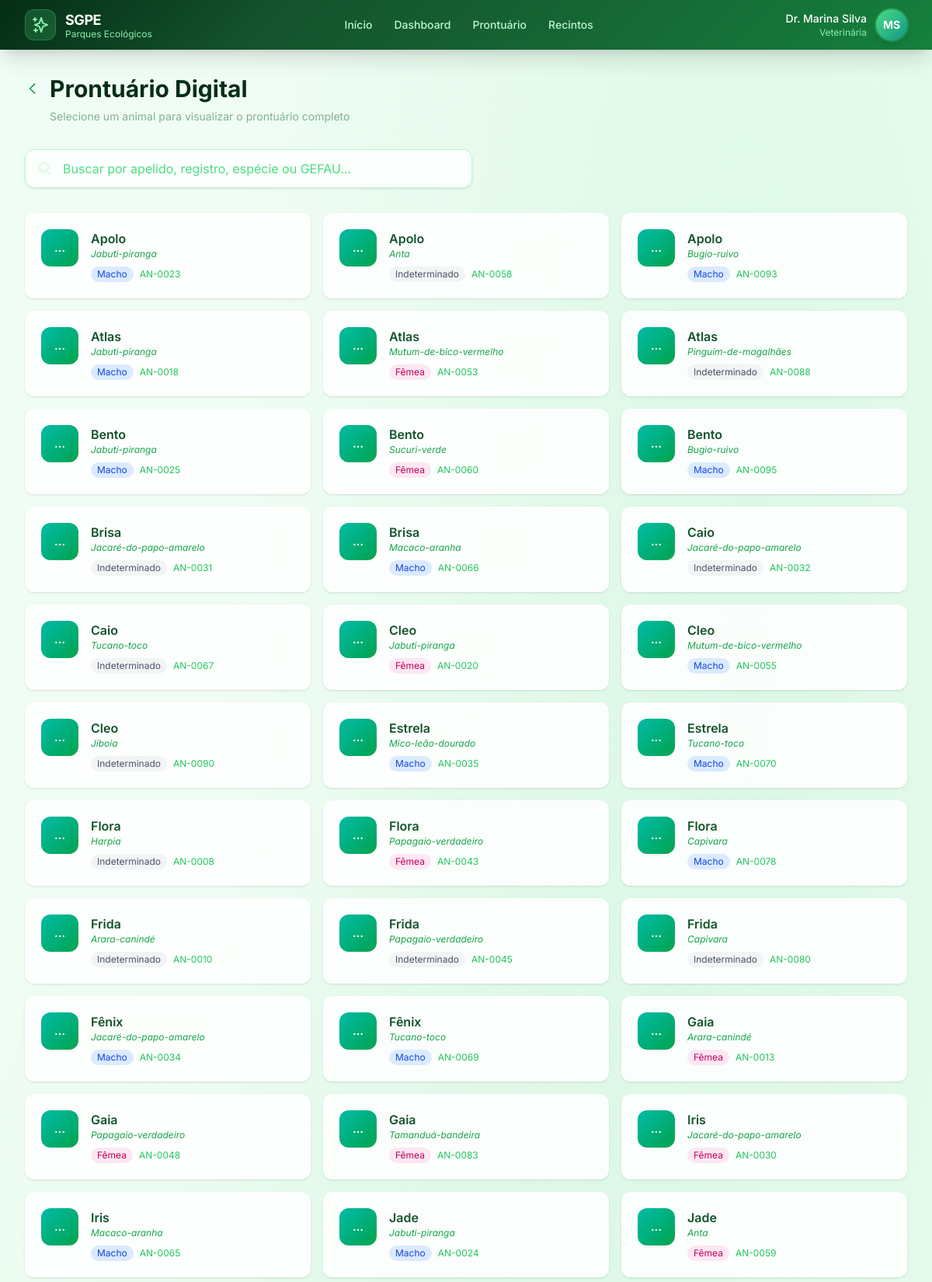
The page /prontuario/ (upper part) on the database its author committed.
### core/models.py (models this page shows, shortened)
class Animal(models.Model):
    SEXO_CHOICES = [
        ('M', 'Macho'),
        ('F', 'Fêmea'),
        ('I', 'Indeterminado'),
    ]
    nro_reg = models.CharField(max_length=50, primary_key=True, verbose_name='Nº Registro')
    especie = models.ForeignKey(Especie, on_delete=models.PROTECT, related_name='animais')
    data_nasc = models.DateField(null=True, blank=True, verbose_name='Data de Nascimento')
    idade = models.CharField(max_length=50, blank=True, default='')
    marcacao_1 = models.CharField(max_length=100, blank=True, default='', verbose_name='Marcação 1')
    marcacao_2 = models.CharField(max_length=100, blank=True, default='', verbose_name='Marcação 2')
    apelido = models.CharField(max_length=100, blank=True, default='')
    sexo = models.CharField(max_length=1, choices=SEXO_CHOICES, default='I')
    plantel = models.CharField(max_length=100, blank=True, default='')
    nro_gefau = models.CharField(max_length=50, blank=True, default='', verbose_name='Nº GEFAU')
    nro_livro = models.CharField(max_length=50, blank=True, default='', verbose_name='Nº Livro')
    class Meta:
        verbose_name = 'Animal'
        verbose_name_plural = 'Animais'
        ordering = ['apelido']

class Especie(models.Model):
    STATUS_CONSERVACAO_CHOICES = [
        ('LC', 'Menos Preocupante'),
        ('NT', 'Quase Ameaçada'),
        ('VU', 'Vulnerável'),
        ('EN', 'Em Perigo'),
        ('CR', 'Criticamente em Perigo'),
        ('EW', 'Extinta na Natureza'),
        ('EX', 'Extinta'),
    ]
    nome_cientifico = models.CharField(max_length=200, unique=True)
    nome_comum = models.CharField(max_length=200)
    grupo_taxonomico = models.CharField(max_length=100)
    plano_manejo = models.TextField(blank=True, default='')
    quantidade = models.PositiveIntegerField(default=0)
    status_conservacao = models.CharField(
        max_length=2, choices=STATUS_CONSERVACAO_CHOICES, default='LC'
    )
    class Meta:
        verbose_name = 'Espécie'
        verbose_name_plural = 'Espécies'
        ordering = ['nome_comum']

### core/views.py (the view, shortened to what this page needs)
def prontuario_selecao(request):
    context = _mock_user_context()
    query = request.GET.get('q', '')
    animais = Animal.objects.select_related('especie').all()
    context['animais'] = animais
    context['query'] = query
    return render(request, 'prontuario/selecao.html', context)

### core/views.py (called while the page is built)
def _mock_user_context():
    return {
        'user_name': 'Dr. Marina Silva',
        'user_role': 'Veterinária',
        'user_initials': 'MS',
    }

### templates/prontuario/selecao.html (shortened to what this page needs)
{% extends 'base.html' %}
{% block content %}
<div class="mb-8 animate-fade-in">
    <div class="flex items-center gap-3 mb-2">
        <a href="{% url 'home' %}" class="text-forest-600 hover:text-forest-800 transition-colors">
            <svg class="w-5 h-5" fill="none" stroke="currentColor" viewBox="0 0 24 24"><path stroke-linecap="round" stroke-linejoin="round" stroke-width="2" d="M15 19l-7-7 7-7"/></svg>
        </a>
        <h1 class="text-3xl font-bold text-forest-950">Prontuário Digital</h1>
    </div>
    <p class="text-forest-800/50 text-sm ml-8">Selecione um animal para visualizar o prontuário completo</p>
</div>
<form method="get" class="mb-8 animate-fade-in-delay-1">
    <div class="relative max-w-xl">
        <input type="text" name="q" value="{{ query }}" placeholder="Buscar por apelido, registro, espécie ou GEFAU..."
               class="w-full pl-12 pr-4 py-3 rounded-xl bg-white/80 backdrop-blur-sm border border-forest-200 focus:border-forest-500 focus:ring-2 focus:ring-forest-200 outline-none text-forest-900 placeholder-forest-400 shadow-sm transition-all" id="search-animal">
    </div>
</form>
<div class="grid grid-cols-1 sm:grid-cols-2 lg:grid-cols-3 xl:grid-cols-4 gap-4">
    {% for animal in animais %}
    <a href="{% url 'prontuario_detalhes' animal.nro_reg %}"
       class="glass-card rounded-xl p-5 shadow-sm hover:shadow-lg transition-all duration-300 hover:-translate-y-1 group">
        <div class="flex items-start gap-4">
            <div class="w-12 h-12 bg-gradient-to-br from-teal-500 to-forest-600 rounded-xl flex items-center justify-center text-white font-bold text-sm shrink-0 group-hover:scale-110 transition-transform">
                {{ animal.apelido|default:animal.nro_reg|truncatechars:2|upper }}
            </div>
            <div class="min-w-0">
                <h3 class="font-semibold text-forest-900 truncate group-hover:text-teal-700 transition-colors">
                    {{ animal.apelido|default:animal.nro_reg }}
                </h3>
                <p class="text-xs text-forest-600 truncate italic">{{ animal.especie.nome_comum }}</p>
                <div class="flex items-center gap-2 mt-2">
                    <span class="text-xs px-2 py-0.5 rounded-full {% if animal.sexo == 'M' %}bg-blue-100 text-blue-700{% elif animal.sexo == 'F' %}bg-pink-100 text-pink-700{% else %}bg-gray-100 text-gray-600{% endif %}">
                        {{ animal.get_sexo_display }}
                    </span>
                    <span class="text-xs text-forest-500">{{ animal.nro_reg }}</span>
                </div>
            </div>
        </div>
    </a>
    {% endfor %}
</div>
{% endblock %}

### templates/base.html (style rules this page uses)
* { font-family: 'Inter', system-ui, sans-serif; }
.animate-fade-in { animation: fadeInUp 0.5s ease-out forwards; }
.animate-fade-in-delay-1 { animation: fadeInUp 0.5s ease-out 0.1s forwards; opacity: 0; }
.glass-card { background: rgba(255, 255, 255, 0.85); backdrop-filter: blur(12px); border: 1px solid rgba(255, 255, 255, 0.3); }
.bg-mesh { background-color: #f0fdf4; background-image: radial-gradient(at 20% 80%, rgba(74, 222, 128, 0.15) 0px, transparent 50%), radial-gradient(at 80% 20%, rgba(34, 197, 94, 0.1) 0px, transparent 50%), radial-gradient(at 50% 50%, rgba(22, 163, 74, 0.05) 0px, transparent 50%); }

### rows shown on the page
Animal: apelido "…", apelido "Apolo", especie.nome_comum "Jabuti-piranga", sexo "Macho", nro_reg "AN-0023"
Animal: apelido "…", apelido "Apolo", especie.nome_comum "Anta", sexo "Indeterminado", nro_reg "AN-0058"
Animal: apelido "…", apelido "Apolo", especie.nome_comum "Bugio-ruivo", sexo "Macho", nro_reg "AN-0093"
Animal: apelido "…", apelido "Atlas", especie.nome_comum "Jabuti-piranga", sexo "Macho", nro_reg "AN-0018"
Animal: apelido "…", apelido "Atlas", especie.nome_comum "Mutum-de-bico-vermelho", sexo "Fêmea", nro_reg "AN-0053"
Animal: apelido "…", apelido "Atlas", especie.nome_comum "Pinguim-de-magalhães", sexo "Indeterminado", nro_reg "AN-0088"
Animal: apelido "…", apelido "Bento", especie.nome_comum "Jabuti-piranga", sexo "Macho", nro_reg "AN-0025"
Animal: apelido "…", apelido "Bento", especie.nome_comum "Sucuri-verde", sexo "Fêmea", nro_reg "AN-0060"
Animal: apelido "…", apelido "Bento", especie.nome_comum "Bugio-ruivo", sexo "Macho", nro_reg "AN-0095"
Animal: apelido "…", apelido "Brisa", especie.nome_comum "Jacaré-do-papo-amarelo", sexo "Indeterminado", nro_reg "AN-0031"
Animal: apelido "…", apelido "Brisa", especie.nome_comum "Macaco-aranha", sexo "Macho", nro_reg "AN-0066"
Animal: apelido "…", apelido "Caio", especie.nome_comum "Jacaré-do-papo-amarelo", sexo "Indeterminado", nro_reg "AN-0032"
Animal: apelido "…", apelido "Caio", especie.nome_comum "Tucano-toco", sexo "Indeterminado", nro_reg "AN-0067"
Animal: apelido "…", apelido "Cleo", especie.nome_comum "Jabuti-piranga", sexo "Fêmea", nro_reg "AN-0020"
Animal: apelido "…", apelido "Cleo", especie.nome_comum "Mutum-de-bico-vermelho", sexo "Macho", nro_reg "AN-0055"
Animal: apelido "…", apelido "Cleo", especie.nome_comum "Jiboia", sexo "Indeterminado", nro_reg "AN-0090"
Animal: apelido "…", apelido "Estrela", especie.nome_comum "Mico-leão-dourado", sexo "Macho", nro_reg "AN-0035"
Animal: apelido "…", apelido "Estrela", especie.nome_comum "Tucano-toco", sexo "Macho", nro_reg "AN-0070"
Animal: apelido "…", apelido "Flora", especie.nome_comum "Harpia", sexo "Indeterminado", nro_reg "AN-0008"
Animal: apelido "…", apelido "Flora", especie.nome_comum "Papagaio-verdadeiro", sexo "Fêmea", nro_reg "AN-0043"
Animal: apelido "…", apelido "Flora", especie.nome_comum "Capivara", sexo "Macho", nro_reg "AN-0078"
Animal: apelido "…", apelido "Frida", especie.nome_comum "Arara-canindé", sexo "Indeterminado", nro_reg "AN-0010"
Animal: apelido "…", apelido "Frida", especie.nome_comum "Papagaio-verdadeiro", sexo "Indeterminado", nro_reg "AN-0045"
Animal: apelido "…", apelido "Frida", especie.nome_comum "Capivara", sexo "Indeterminado", nro_reg "AN-0080"
Animal: apelido "…", apelido "Fênix", especie.nome_comum "Jacaré-do-papo-amarelo", sexo "Macho", nro_reg "AN-0034"
Animal: apelido "…", apelido "Fênix", especie.nome_comum "Tucano-toco", sexo "Macho", nro_reg "AN-0069"
Animal: apelido "…", apelido "Gaia", especie.nome_comum "Arara-canindé", sexo "Fêmea", nro_reg "AN-0013"
Animal: apelido "…", apelido "Gaia", especie.nome_comum "Papagaio-verdadeiro", sexo "Fêmea", nro_reg "AN-0048"
Animal: apelido "…", apelido "Gaia", especie.nome_comum "Tamanduá-bandeira", sexo "Fêmea", nro_reg "AN-0083"
Animal: apelido "…", apelido "Iris", especie.nome_comum "Jacaré-do-papo-amarelo", sexo "Fêmea", nro_reg "AN-0030"
Animal: apelido "…", apelido "Iris", especie.nome_comum "Macaco-aranha", sexo "Macho", nro_reg "AN-0065"
Animal: apelido "…", apelido "Jade", especie.nome_comum "Jabuti-piranga", sexo "Macho", nro_reg "AN-0024"
Animal: apelido "…", apelido "Jade", especie.nome_comum "Anta", sexo "Fêmea", nro_reg "AN-0059"

### other values the page prints
{{ user_name }} "Dr. Marina Silva"
{{ user_role }} "Veterinária"
{{ user_initials }} "MS"
